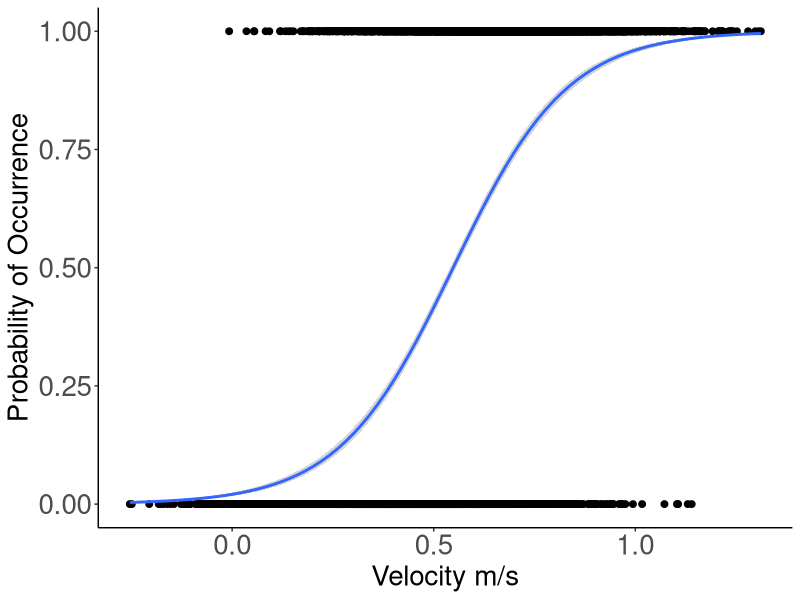

The R source for this figure:
## cladophora


library(tidyverse)
library(tidyr)
library(sm)
library(lubridate) # work with dates
library(dplyr)     # data manipulation (filter, summarize, mutate)
library(ggplot2)   # graphics
library(gridExtra) # tile several plots next to each other
library(scales)
library(data.table)
library(mgcv)
set.seed(435)
## 1km reach at 0.25m grids
## presence = 0.68 mean sd = 0.19
## absence = 0.41 mean, sd = 0.2
## n = 1000/0.25 = 4000

## 1km reach at 1m grids
## presence = 0.7 mean sd = 0.2
## absence = 0.44 mean, sd = 0.2
## n = 1000/1 = 1000
?rnorm
pres_velo25 <- rnorm(4000, 0.68, 0.19 )
abs_velo25 <- rnorm(4000, 0.41, 0.2 )

t.test(pres_velo25, abs_velo25)

dfp <- as.data.frame(pres_velo25) %>%
 rename(Velocity = pres_velo25) %>%
  mutate(Occurrence = 1, Species = "Cladophora glomerata")

dfa <- as.data.frame(abs_velo25) %>%
  rename(Velocity = abs_velo25) %>%
  mutate(Occurrence = 0, Species = "Cladophora glomerata")
  
df <- rbind(dfp, dfa)
head(df)
mean(df$Velocity)
dim(df)

summary(glm(Occurrence~Velocity, data=df, family="binomial"))

png("figures/Final_curves/Velocity/C2_Cladophora_velocity_model_lower.png", width = 500, height = 600)


ggplot(data = df, mapping = aes(x = Velocity, y = Occurrence))+
  geom_point(size = 2)+
  geom_smooth(method = "glm", method.args = list(family = "binomial"))+
  # scale_y_continuous(trans=log1p_trans()) +
  # scale_y_log10()+
  labs(x = "Velocity m/s", y = "Probability of Occurrence")+
  theme_classic()+
  # scale_y_continuous(limits=c(,100)) +
  theme(axis.text = element_text(size = 20), axis.title = element_text(size = 20))

dev.off()
